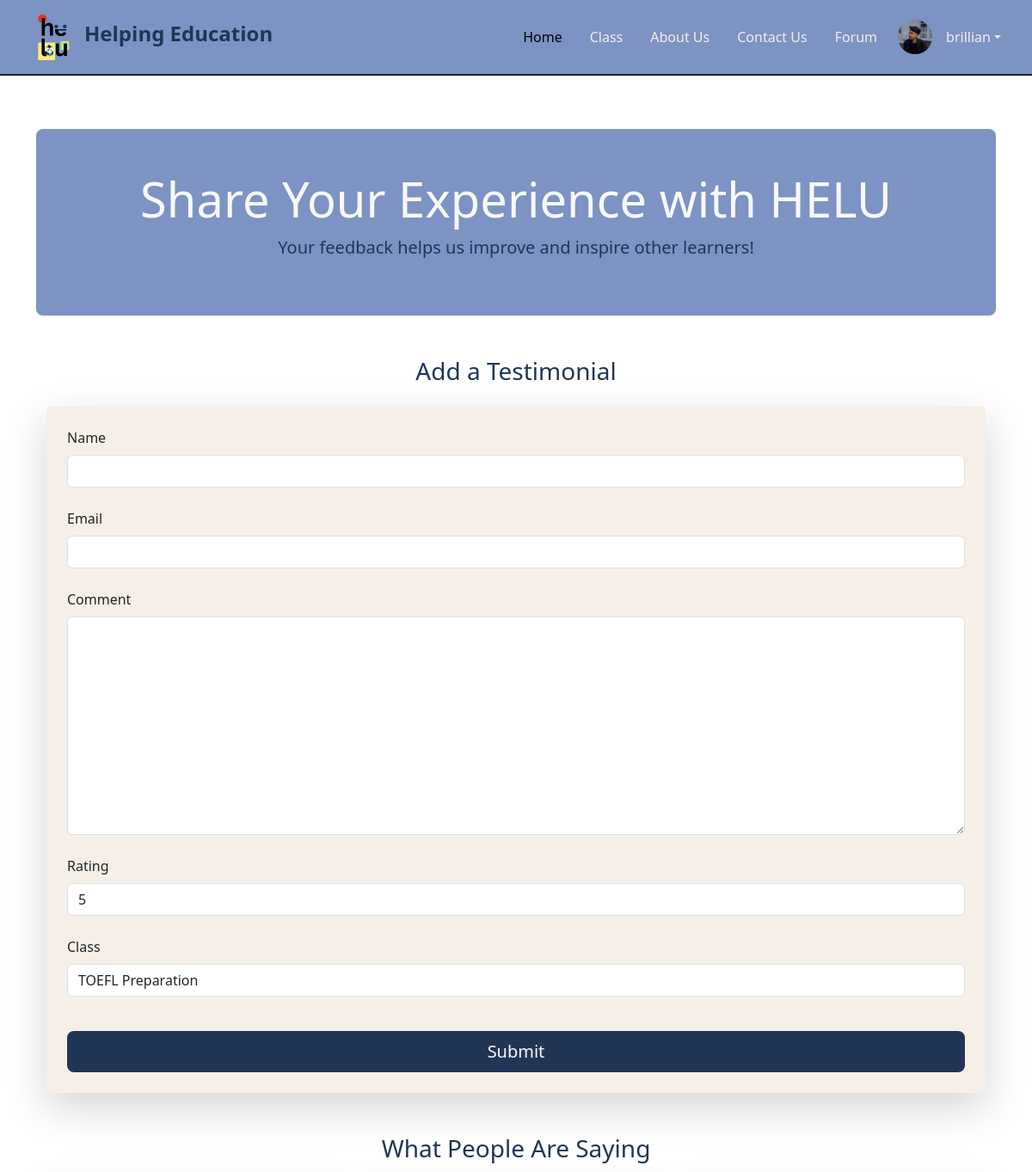
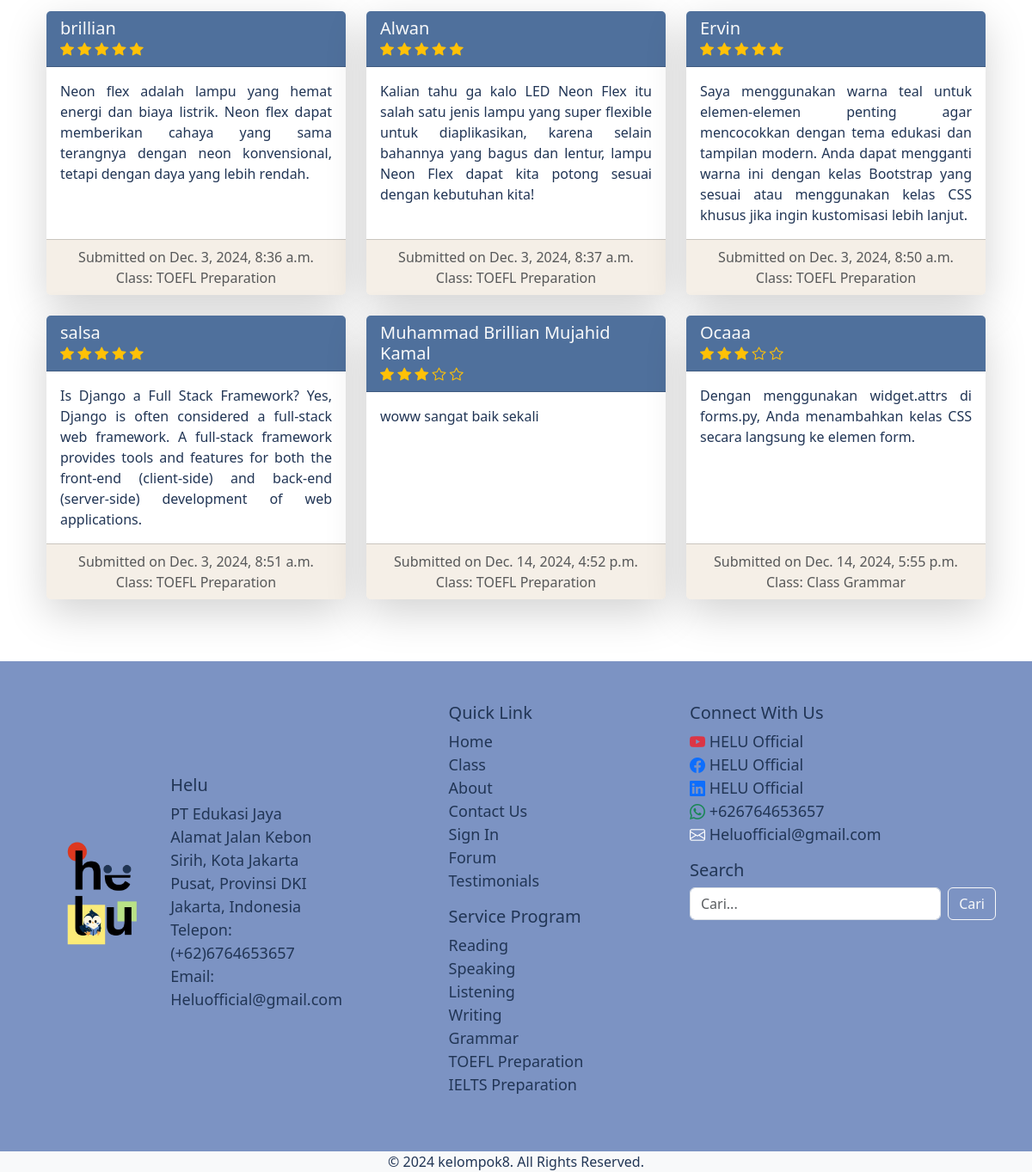
Screenshot of /testimonials/ (signed in) with the database file from the repository (2 pictures, top to bottom).
### user/models.py (models this page shows, shortened)
class UserProfileInfo(models.Model):
    user = models.OneToOneField(User, on_delete=models.CASCADE)
    portfolio_site = models.URLField(blank=True)
    profile_pic = models.ImageField(upload_to='profile_pics/', blank=True, null=True)

### testiomonials/models.py (models this page shows, shortened)
class Testimonial(models.Model):
    name = models.CharField(max_length=100)
    email = models.EmailField()
    comment = models.TextField()
    rating = models.PositiveSmallIntegerField(default=5)  # Rating antara 1-5
    created_at = models.DateTimeField(auto_now_add=True)
    class_name = models.CharField(max_length=100, choices=CLASS_CHOICES, default='TOEFL Preparation')  # Menambahkan default

### testiomonials/views.py (the view)
# urls.py: path('testimonials/',other.comments,name='testimonials'),
def comments(request):
    testimonials = Testimonial.objects.all()
    if request.method == 'POST':
        form = TestimonialForm(request.POST)
        if form.is_valid():
            form.save()
            return redirect('testimonials')  # Redirect ke halaman index setelah submit
    else:
        form = TestimonialForm()
    return render(request, 'testimonials.html', {'form': form, 'testimonials': testimonials})

### testiomonials/forms.py
class TestimonialForm(forms.ModelForm):
    class Meta:
        model = Testimonial
        fields = ['name', 'email', 'comment', 'rating', 'class_name']
        widgets = {
            'rating': forms.NumberInput(attrs={'min': 1, 'max': 5, 'class': 'form-control'}),
            'name': forms.TextInput(attrs={'class': 'form-control'}),
            'email': forms.EmailInput(attrs={'class': 'form-control'}),
            'comment': forms.Textarea(attrs={'class': 'form-control'}),
            'class_name': forms.Select(attrs={'class': 'form-control'}),
        }

### classPage/context_processors.py (called while the page is built)
def global_testimonials(request):
    return {
        'global_testimonials': Testimonial.objects.all()
    }

### templates/testimonials.html (shortened to what this page needs)
{% extends 'base.html' %}
{% block content %}
<main class="container">
    <section class="bg-medium-dark text-light text-center py-5 rounded-3" style="margin-top: 150px;">
        <h2 class="display-4">Share Your Experience with HELU</h2>
        <p class="lead">Your feedback helps us improve and inspire other learners!</p>
    </section>
    <section id="add-testimonial" class="container my-5">
        <h3 class="text-center mb-4 color-dark">Add a Testimonial</h3>
        <form method="POST" class="bg-light1 p-4 rounded shadow-lg">
            <div class="mb-4">
                <label for="name" class="form-label">Name</label>
                {{ form.name }}
            </div>
            <div class="mb-4">
                <label for="email" class="form-label">Email</label>
                {{ form.email }}
            </div>
            <div class="mb-4">
                <label for="comment" class="form-label">Comment</label>
                {{ form.comment }}
            </div>
            <div class="mb-4">
                <label for="rating" class="form-label">Rating</label>
                {{ form.rating }}
            </div>
            <div class="mb-4">
                <label for="class_name" class="form-label">Class</label>
                {{ form.class_name }}
            </div>
            <button type="submit" class="btn bg-dark1 text-light btn-lg w-100 btn-hover mt-3">Submit</button>
        </form>
    </section>
    <section class="container my-5">
        <h3 class="text-center mb-4 color-dark">What People Are Saying</h3>
        <div class="row">
            {% for testimonial in testimonials %}
                <div class="col-md-4 mb-4">
                    <div class="card h-100 shadow-lg border-0 rounded">
                        <div class="card-header bg-medium-dark2 text-light">
                            <h5 class="card-title mb-0">{{ testimonial.name }}</h5>
                            <div>
                                {% for i in "12345"|slice:":5" %}
                                    {% if forloop.counter <= testimonial.rating %}
                                        <i class="bi bi-star-fill text-warning"></i>
                                    {% else %}
                                        <i class="bi bi-star text-warning"></i>
                                    {% endif %}
                                {% endfor %}
                            </div>
                        </div>
                        <div class="card-body">
                            <p class="card-text text-justify">{{ testimonial.comment }}</p>
                        </div>
                        <div class="card-footer bg-light1 text-muted text-sm text-center">
                            Submitted on {{ testimonial.created_at }}<br>
                            Class: {{ testimonial.class_name }}
                        </div>
                    </div>
                </div>
            {% endfor %}
        </div>
    </section>
</main>
{% endblock content %}

### templates/base.html (shortened to what this page needs)
{%load static%}
<!DOCTYPE html>
<html lang="en">
<head>
    <link rel="stylesheet" href="{%static 'css/bootstrap.min.css'%}">
    <link rel="stylesheet" href="{%static 'css/custom.css'%}">
    <link rel="stylesheet" href="https://cdn.jsdelivr.net/npm/bootstrap-icons@1.11.3/font/bootstrap-icons.min.css">
    <link rel="stylesheet" href="https://cdnjs.cloudflare.com/ajax/libs/font-awesome/6.0.0-beta3/css/all.min.css">
</head>
<body>
  <nav class="navbar navbar-expand-lg bg-medium-dark fixed-top px-3 py-2 border-bottom border-2 border-dark bounce">
      <div class="container-fluid">
          <img src="{% static 'images/L1.png' %}" alt="Logo" width="70" class="d-inline-block align-text-top">
          <h1 class="nav-text fs-4 fw-bolder color-dark">Helping Education</h1>
          <div class="collapse navbar-collapse" id="navbarSupportedContent">
              <ul class="navbar-nav ms-auto">
                  <li class="nav-item m-2">
                      <a class="nav-link active color-light" aria-current="page" href="{% url 'home:index' %}">Home</a>
                  </li>
                  <li class="nav-item m-2">
                      <a class="nav-link color-light" href="{% url 'classPage:class_page' %}">Class</a>
                  </li>
                  <li class="nav-item m-2">
                      <a class="nav-link color-light" href="{% url 'home:about' %}">About Us</a>
                  </li>
                  <li class="nav-item m-2">
                      <a class="nav-link color-light" href="{% url 'contact:contact' %}">Contact Us</a>
                  </li>
                  <li class="nav-item m-2">
                    <a class="nav-link color-light" href="{% url 'topic_list' %}">Forum</a>
                  </li>
                  {% if user.is_authenticated %}
                  <li class="nav-item dropdown ">
                      <a class="nav-link dropdown-toggle d-flex align-items-center color-light" href="#" role="button" data-bs-toggle="dropdown" aria-expanded="false">
                          <img src="{{ user.userprofileinfo.profile_pic.url }}" alt="Profile Picture" class="rounded-circle me-2" style="width: 40px; height: 40px; object-fit: cover;">
                          <span class="ms-2">{{ user.username }}</span>
                      </a>
                  </li>
                  {% endif %}
              </ul>
          </div>
      </div>
  </nav>
    {%block content%}
    {%endblock content%}
    <footer class="footer bg-medium-dark text-white py-5 ">
      <div class="container">
        <div class="row">
          <div class=" col-md-4 footer-column d-flex align-items-center">
            <div class="logo">
              <img src="{%static 'images/L1.png'%}" alt="Helu Logo" class="img-fluid">
            </div>
            <article>
              <h5>Helu</h5>
              <p>PT Edukasi Jaya</p>
              <p>Alamat Jalan Kebon Sirih, Kota Jakarta Pusat, Provinsi DKI Jakarta, Indonesia</p>
              <p>Telepon: (+62)6764653657</p>
              <p>Email: Heluofficial@gmail.com</p>
            </article>
          </div>
      <section class="col-md-4  footer-column m-auto d-flex flex-column align-items-lg-center align-items-md-center align-items-sm-start">
        <div shadow-sm >
          <header>
            <h5>Quick Link</h5>
          </header>
          <article>
          <ul class="list-unstyled">
            <li><a href="{% url 'home:index' %}">Home</a></li>
            <li><a href="{% url 'classPage:class_page' %}">Class</a></li>
            <li><a href="{% url 'home:about' %}">About</a></li>
            <li><a href="{% url 'home:about' %}">Contact Us</a></li>
            <li><a href="{% url 'user:user_login' %}">Sign In</a></li>
            <li><a href="{% url 'topic_list' %}">Forum</a></li>
            <li><a href="{% url 'testimonials' %}">Testimonials</a></li>
          </ul>
        </article>
           <header>
            <h5>Service Program</h5>
           </header>
          <article>
            <ul class="list-unstyled">
              <li><a href="#">Reading</a></li>
              <li><a href="#">Speaking</a></li>
              <li><a href="#">Listening</a></li>
              <li><a href="#">Writing</a></li>
              <li><a href="#">Grammar</a></li>
              <li><a href="#">TOEFL Preparation</a></li>
              <li><a href="#">IELTS Preparation</a></li>
            </ul>
          </article>
        </div>
      </section>
          <section class="col-md-4  footer-column">
            <header>
              <h5>Connect With Us</h5>
            </header>
            <article>
              <ul class="list-unstyled social-links">
                <li>
                  <a href="https://www.youtube.com/HELUOfficial" class="text-white">
                    <i class="bi bi-youtube text-danger"></i> HELU Official
                  </a>
                </li>
                <li>
                  <a href="https://www.facebook.com/HELUOfficial" class="text-white">
                    <i class="bi bi-facebook text-primary"></i> HELU Official
                  </a>
                </li>
                <li>
                  <a href="https://www.linkedin.com/company/HELUOfficial" class="text-white">
                    <i class="bi bi-linkedin text-primary"></i> HELU Official
                  </a>
                </li>
                <li>
                  <a href="tel:+626764653657" class="text-white">
                    <i class="bi bi-whatsapp text-success"></i> +626764653657
                  </a>
                </li>
                <li>
                  <a href="mailto:Heluofficial@gmail.com" class="text-white">
                    <i class="bi bi-envelope text-white"></i> Heluofficial@gmail.com
                  </a>
                </li>
              </ul>
            </article>
             <header>
              <h5>Search</h5>
             </header>
            <article>
              <form id="search-form" class="d-flex">
                <input type="text" id="search-input" class="form-control me-2" placeholder="Cari..." aria-label="Search">
                <button class="btn btn-outline-light" type="submit">Cari</button>
              </form>
            </article>
          </section>
        </div>
      </div>
    </footer>
    <section class="container-fluid text-center bg-light">
      <p class="mb-0">&copy; 2024 kelompok8. All Rights Reserved.</p>
    </section>
</body>
</html>

### static/css/custom.css (style rules this page uses)
body { background-color: #fff; }
.text-justify { text-align: justify; }
.bg-dark1 { background-color: #213555; }
.bg-medium-dark { background-color: #7C93C3; }
.bg-medium-dark2 { background-color: #4f709c; }
.bg-light1 { background-color: #f5efe7; }
.color-dark { color: #213555; }
.color-light { color: #f5efe7; }
footer { background-color: #7c93c3; color: #ffffff; padding: 30px 0; font-size: 18px; }
.footer p { margin-bottom: 0; line-height: 1.5; }
.footer h5,p { color: #213555 !important; }
.footer a { text-decoration: none; }
.footer .footer-column ul li a { color: #213555 !important; }
.social-links i { transition: transform 0.3s ease; }
.footer-column { margin-bottom: 2rem; }

### rows the page displays
Testimonial: name "brillian", rating 5 (drawn), comment "Neon flex adalah lampu yang hemat energi dan biaya listrik. Neon flex dapat memberikan cahaya yang sama terangnya dengan neon konvensional, tetapi dengan daya yang lebih rendah.", created_at "Dec. 3, 2024, 8:36 a.m.", class_name "TOEFL Preparation"
Testimonial: name "Alwan", rating 5 (drawn), comment "Kalian tahu ga kalo LED Neon Flex itu salah satu jenis lampu yang super flexible untuk diaplikasikan, karena selain bahannya yang bagus dan lentur, lampu Neon Flex dapat kita potong sesuai dengan kebutuhan kita!", created_at "Dec. 3, 2024, 8:37 a.m.", class_name "TOEFL Preparation"
Testimonial: name "Ervin", rating 5 (drawn), comment "Saya menggunakan warna teal untuk elemen-elemen penting agar mencocokkan dengan tema edukasi dan tampilan modern. Anda dapat mengganti warna ini dengan kelas Bootstrap yang sesuai atau menggunakan kelas CSS khusus jika ingin kustomisasi lebih lanjut.", created_at "Dec. 3, 2024, 8:50 a.m.", class_name "TOEFL Preparation"
Testimonial: name "salsa", rating 5 (drawn), comment "Is Django a Full Stack Framework? Yes, Django is often considered a full-stack web framework. A full-stack framework provides tools and features for both the front-end (client-side) and back-end (server-side) development of web applications.", created_at "Dec. 3, 2024, 8:51 a.m.", class_name "TOEFL Preparation"
Testimonial: name "Muhammad Brillian Mujahid Kamal", rating 3 (drawn), comment "woww sangat baik sekali", created_at "Dec. 14, 2024, 4:52 p.m.", class_name "TOEFL Preparation"
Testimonial: name "Ocaaa", rating 3 (drawn), comment "Dengan menggunakan widget.attrs di forms.py, Anda menambahkan kelas CSS secara langsung ke elemen form.", created_at "Dec. 14, 2024, 5:55 p.m.", class_name "Class Grammar"

### other values shown
{{ user.username }} "brillian"
